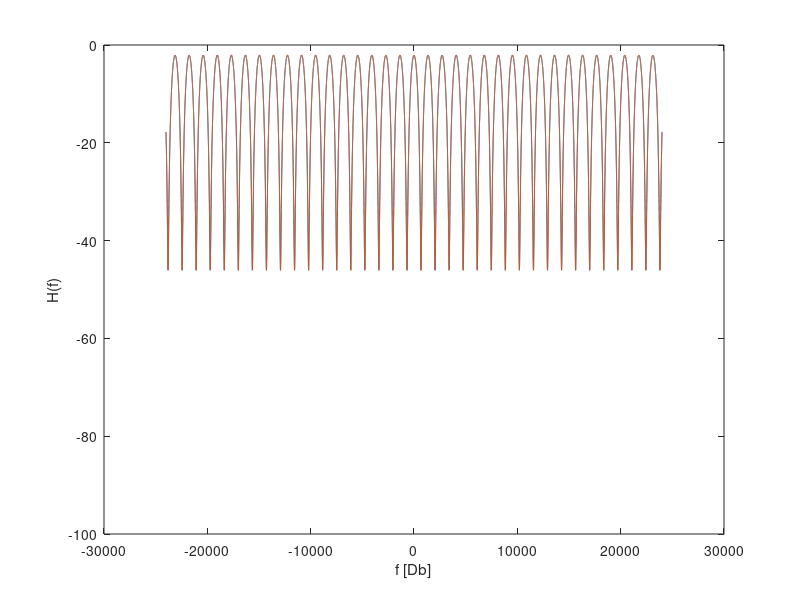
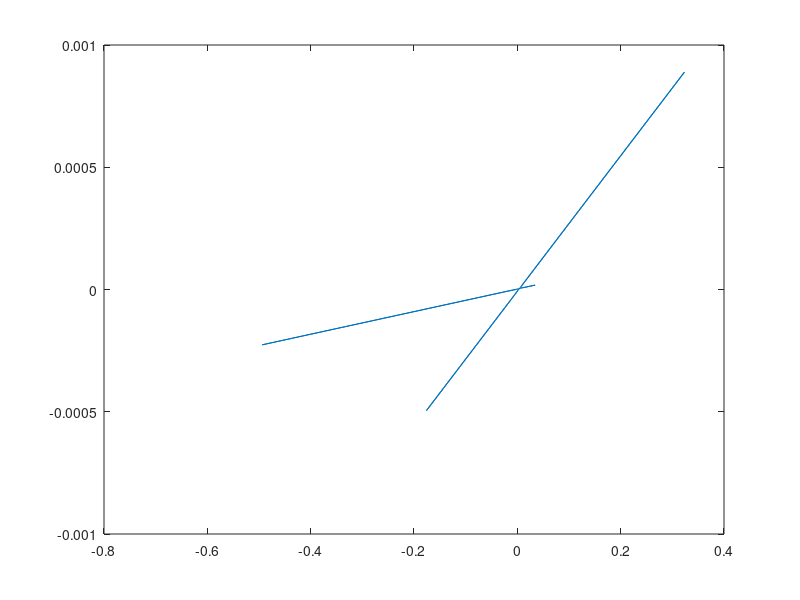

The MATLAB source for these figures, in order:
clc; clear all; close all hidden;

alpha_r = 0.4;
alpha_d = 0.5;
d_m = 0.15; %m
d_d = 0.05; %m
v = 340; %m/s

tau_r = 2*d_m/v;
tau_d = d_d/v;
delta_tau = tau_r - tau_d;

transfertFunction = @(f) alpha_r*exp(1i*2*pi*f*tau_r) + alpha_d*exp(1i*2*pi*f*tau_d);
transfertFunctionNorm = @(f) sqrt(alpha_r^2 + alpha_d^2 + 2*alpha_r*alpha_d*cos(2*pi*f*delta_tau));

f = linspace(-24000, 24000,48000);
plot(f, 20*log(abs(transfertFunctionNorm(f))), f, 20*log((transfertFunctionNorm(f))));
xlabel('f [Db]');
ylabel('H(f)');
ylim([-100, 0]);

figure;
ifft_results = ifft(transfertFunction(f));
plot(ifft_results)
